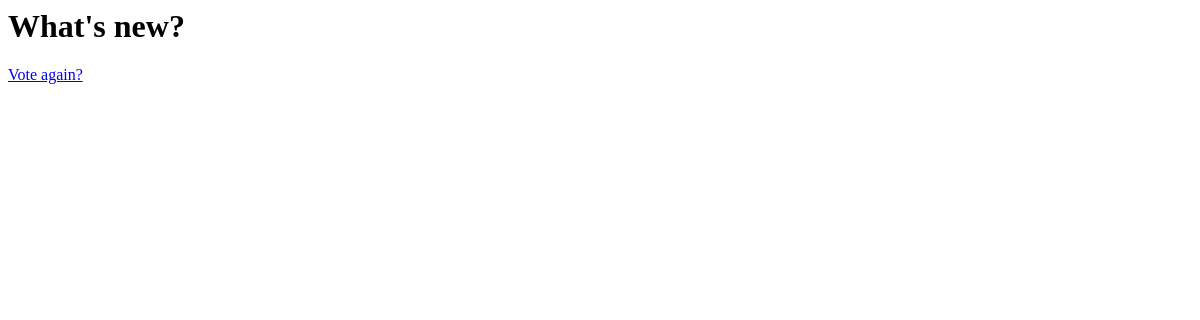
/polls/1/results/, run on an earlier commit of the app's database.
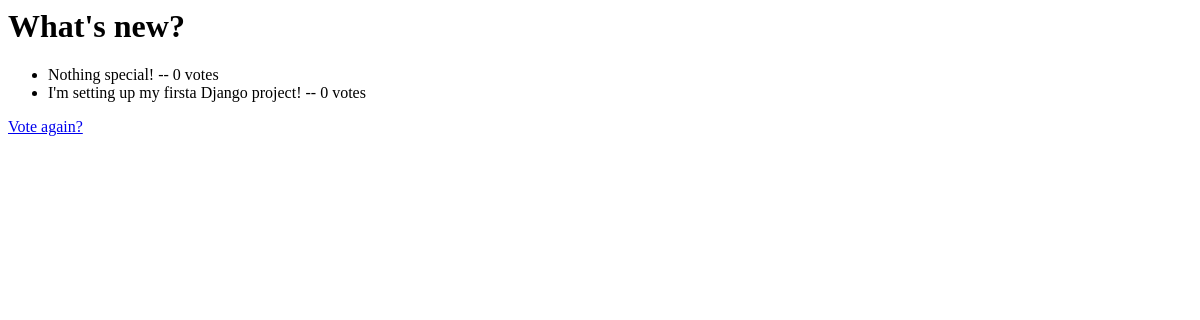
And on a later commit of the database.
### polls/models.py (models this page shows, shortened)
class Question(models.Model):
    question_text = models.CharField(max_length=200)
    pub_date = models.DateTimeField('date published')

class Choice(models.Model):
    question = models.ForeignKey(Question)
    choice_text = models.CharField(max_length=200)
    votes = models.IntegerField(default=0)

### polls/views.py (the view)
# urls.py: url(r'^(?P<pk>[0-9]+)/results/$', views.ResultsView.as_view(), name='results'),
class ResultsView(generic.DetailView):
    model = Question
    template_name = 'polls/results.html'

### polls/templates/polls/results.html
<h1>{{ question.question_text }}</h1>
<ul>
{% for choice in question.choice_set.all %}
    <li>{{ choice.choice_text }} -- {{ choice.votes }} vote{{ choice.votes|pluralize }}</li>
{% endfor %}
</ul>
<a href="{% url 'polls:detail' question.id %}">Vote again?</a>

What changed in the data, as far as the page shows it:
added Choice: choice_text "Nothing special!", votes "0"
added Choice: choice_text "I'm setting up my firsta Django project!", votes "0"
